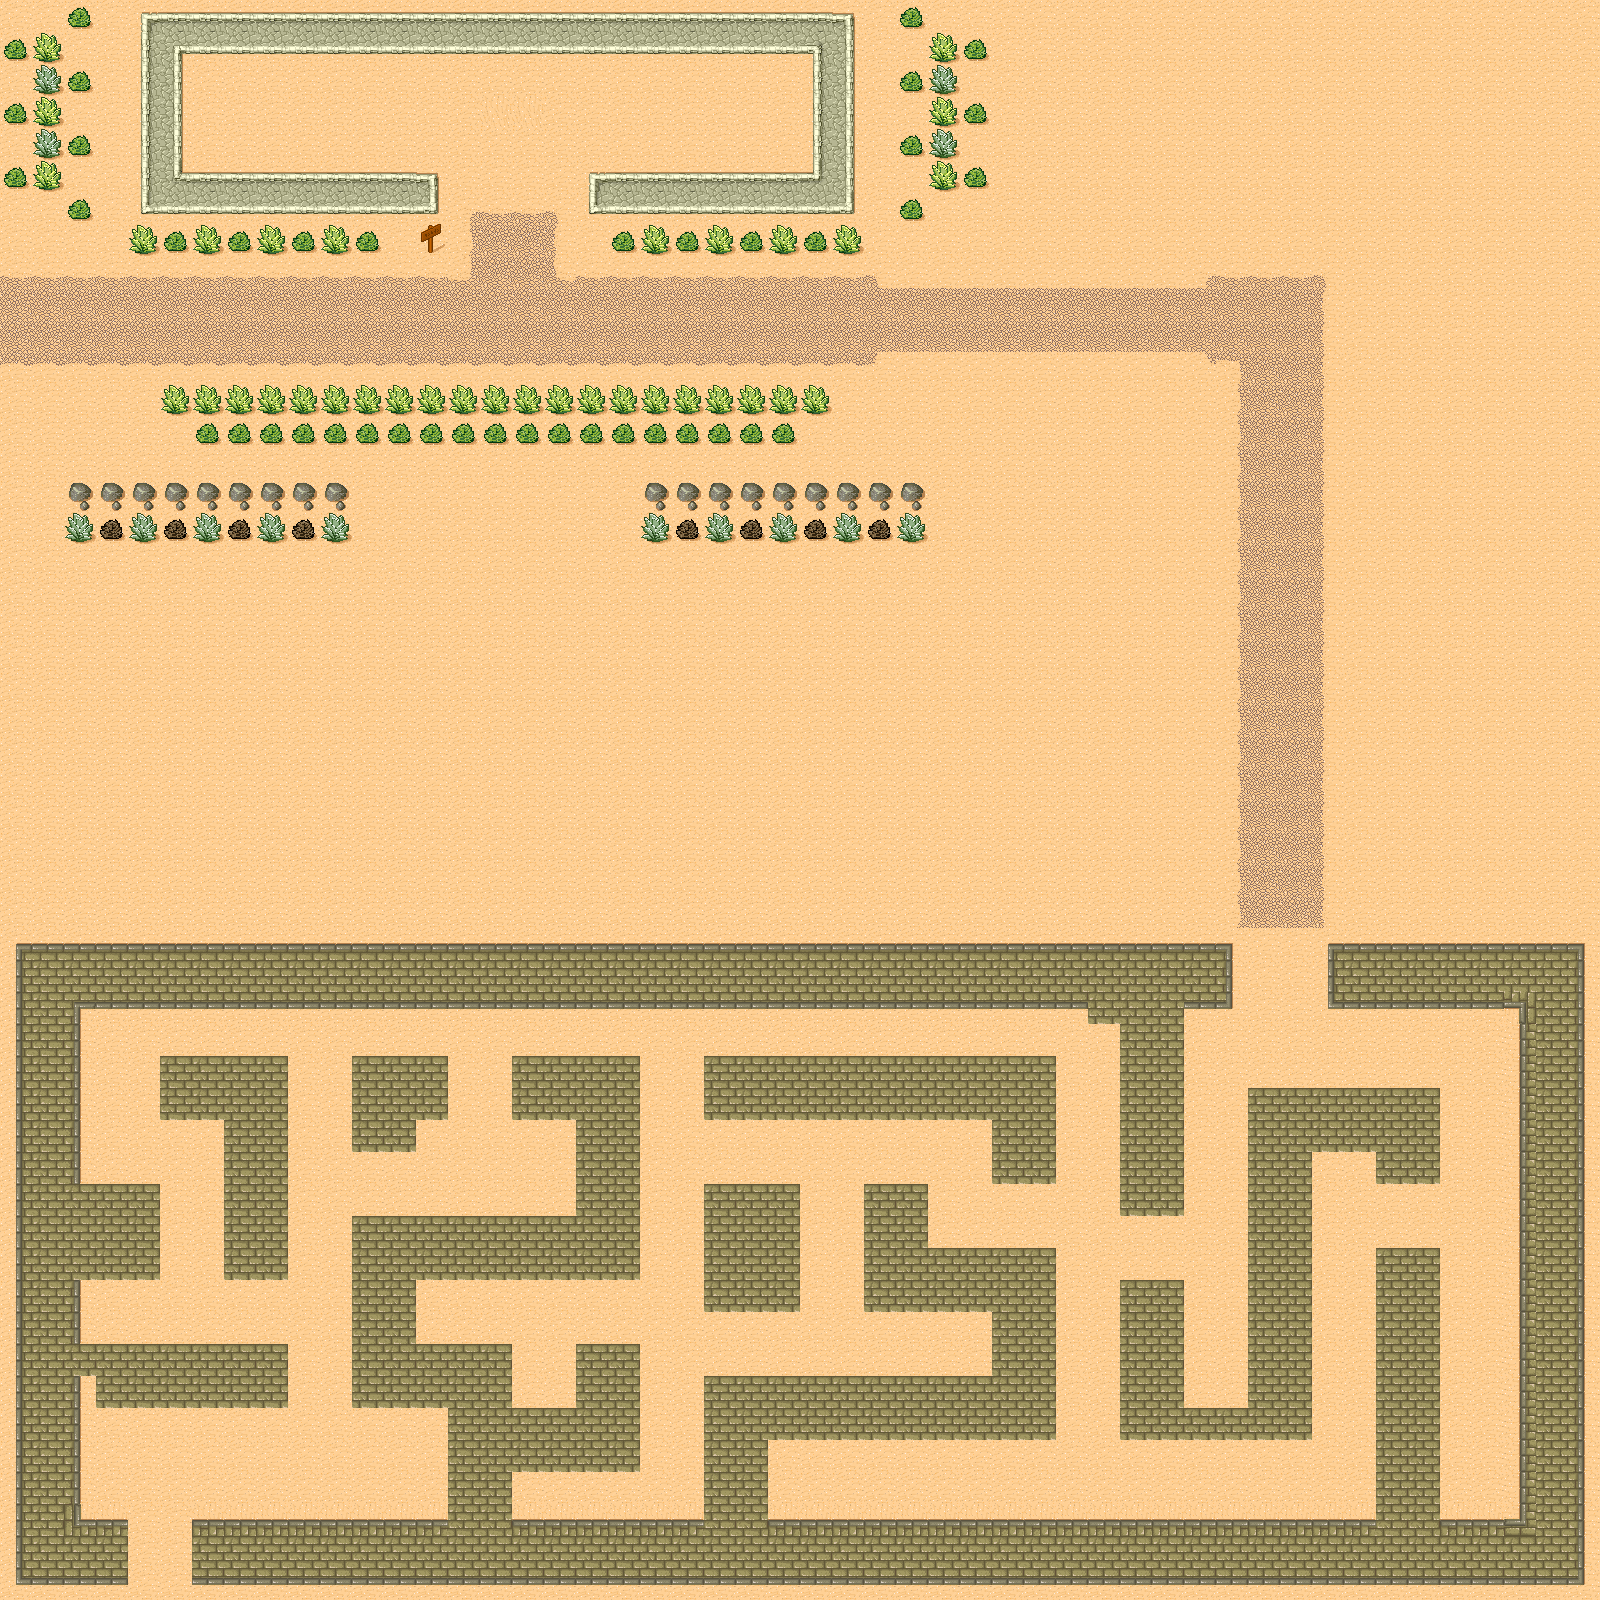

Rendered tile map (Tiled .tmx) drawn with the repository's tilesets; below, a short description and the map source with its tile grids summarised:
An orthogonal 50x50 tile map with 32x32 px tiles, 1 tile layer (Background), 3 tilesets and 1 object (SpawnPoint).

<map version="1.0" orientation="orthogonal" renderorder="right-down" width="50" height="50" tilewidth="32" tileheight="32">
 <tileset firstgid="1" name="tmw_desert_spacing" tilewidth="32" tileheight="32" spacing="1" margin="1">
  <image source="tmw_desert_spacing.png" width="265" height="199" />
 </tileset>
 <tileset firstgid="49" name="meta_tiles" tilewidth="32" tileheight="32" spacing="1" margin="1">
  <image source="meta_tiles.png" width="67" height="34" />
  <tile id="0">
   <properties>
    <property name="Collidable" value="True" />
   </properties>
  </tile>
  <tile id="1">
   <properties>
    <property name="Collectable" value="True" />
   </properties>
  </tile>
 </tileset>
 <tileset firstgid="51" name="GrassA" tilewidth="32" tileheight="32" spacing="1">
  <image source="GrassA.jpg" trans="000000" width="640" height="480" />
 </tileset>
 <layer name="Background" width="50" height="50">
  <data>[2500 cells, 2500 non-empty, 41 distinct tile ids]</data>
 </layer>
 <objectgroup name="Objects">
  <object name="SpawnPoint" x="80" y="299" />
 </objectgroup>
</map>
